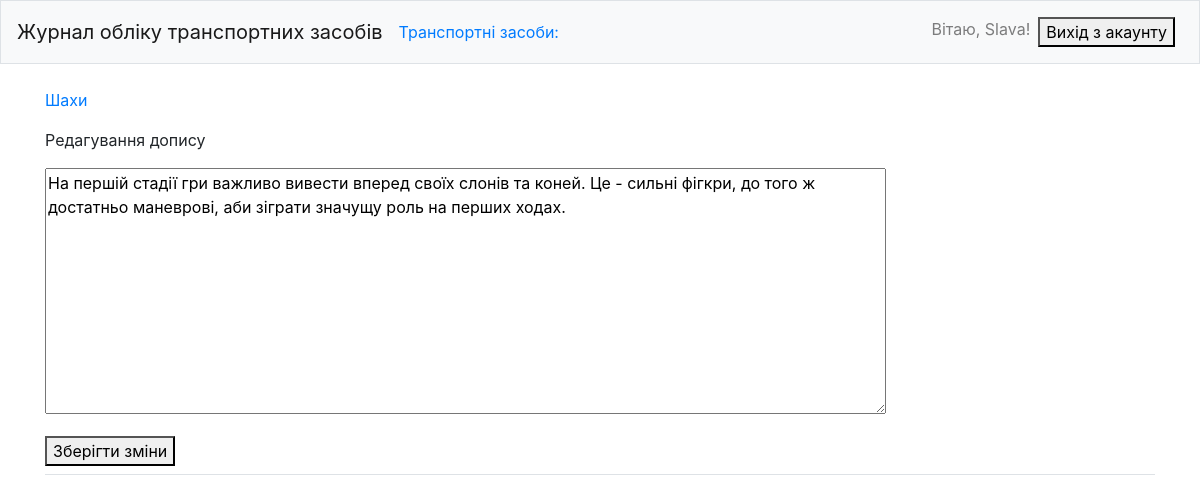
The page /edit_entry/2/ (signed in) on the database its author committed.
### learning_logs/models.py (models this page shows, shortened)
class Topic(models.Model):
    text = models.CharField(max_length=200)
    data_added = models.DateTimeField(auto_now_add=True)
    owner = models.ForeignKey(User, on_delete=models.CASCADE)
    def __str__(self):
        return self.text

class Entry(models.Model):
    topic = models.ForeignKey(Topic, on_delete=models.CASCADE)
    text = models.TextField()
    date_added = models.DateTimeField(auto_now_add=True)
    class Meta:
        verbose_name_plural = 'entries'

### learning_logs/views.py (the view)
# urls.py: path('edit_entry/<int:entry_id>/', views.edit_entry, name='edit_entry'),  # сторінка редагування допису
@login_required
def edit_entry(request, entry_id):
    entry = Entry.objects.get(id=entry_id)
    topic = entry.topic
    if request.method != 'POST':
        form = EntryForm(instance=entry)
    else:
        form = EntryForm(instance=entry, data=request.POST)
        if form.is_valid():
            form.save()
            return redirect('learning_logs:topic', topic_id=topic.id)
    context = {'entry': entry, 'topic': topic, 'form': form}
    return render(request, 'learning_logs/edit_entry.html', context)

### learning_logs/forms.py
class EntryForm(forms.ModelForm):
    class Meta:
        model = Entry
        fields = ['text']
        labels = {'text': ''}
        widgets = {'text': forms.Textarea(attrs={'cols': 80})}

### learning_logs/templates/learning_logs/edit_entry.html (shortened to what this page needs)
{% extends "learning_logs/base.html" %}
{% block content %}
<p><a href="{% url 'learning_logs:topic' topic.id %}">{{ topic }}</a></p>
<p>Редагування допису</p>
<form action="{% url 'learning_logs:edit_entry' entry.id %}" method="post">
    {{ form.as_p }}
    <button name="submit">Зберігти зміни</button>
</form>
{% endblock content %}

### learning_logs/templates/learning_logs/base.html (shortened to what this page needs)
{% load bootstrap4 %}
<!DOCTYPE html>
<html lang="en">
<head>
    {% bootstrap_css %}
</head>
<body>
        <nav class="navbar navbar-expand-md navbar-light bg-light mb-4 border">
            <a class="navbar-brand" href="{% url 'learning_logs:index' %}">Журнал обліку транспортних засобів</a>
        <div class="collapse navbar-collapse" id="navbarCollapse">
            <ul class="navbar-nav mr-auto">
                <li class="nav-item">
                     <a href="{% url 'learning_logs:topics' %}">Транспортні засоби:</a>
                </li>
            </ul>
            <ul class="navbar-nav ml-auto">
                {% if user.is_authenticated %}
                <li class="nav-item">
                    <span class="navbar-text">Вітаю, {{user.username}}!</span>
                </li>
                <li>
                     <form class="nav-link" method="post" action="{% url 'users:logout' %}">
                        <button type="submit">Вихід з акаунту</button>
                     </form>
                </li>
            {% endif %}
        </nav>
<main role="main" class="container">
    <div class="pb-2 mb-2 border-bottom">
        {% block content %}
        {% endblock content %}
    </div>
</main>
</body>
</html>

### rows shown on the page
Topic: text "Шахи"
Entry: text "На першій стадії гри важливо вивести вперед своїх слонів та коней. Це - сильні фігкри, до того ж достатньо маневрові, аби зіграти значущу роль на перших ходах."

### other values the page prints
{{ user.username }} "Slava"
